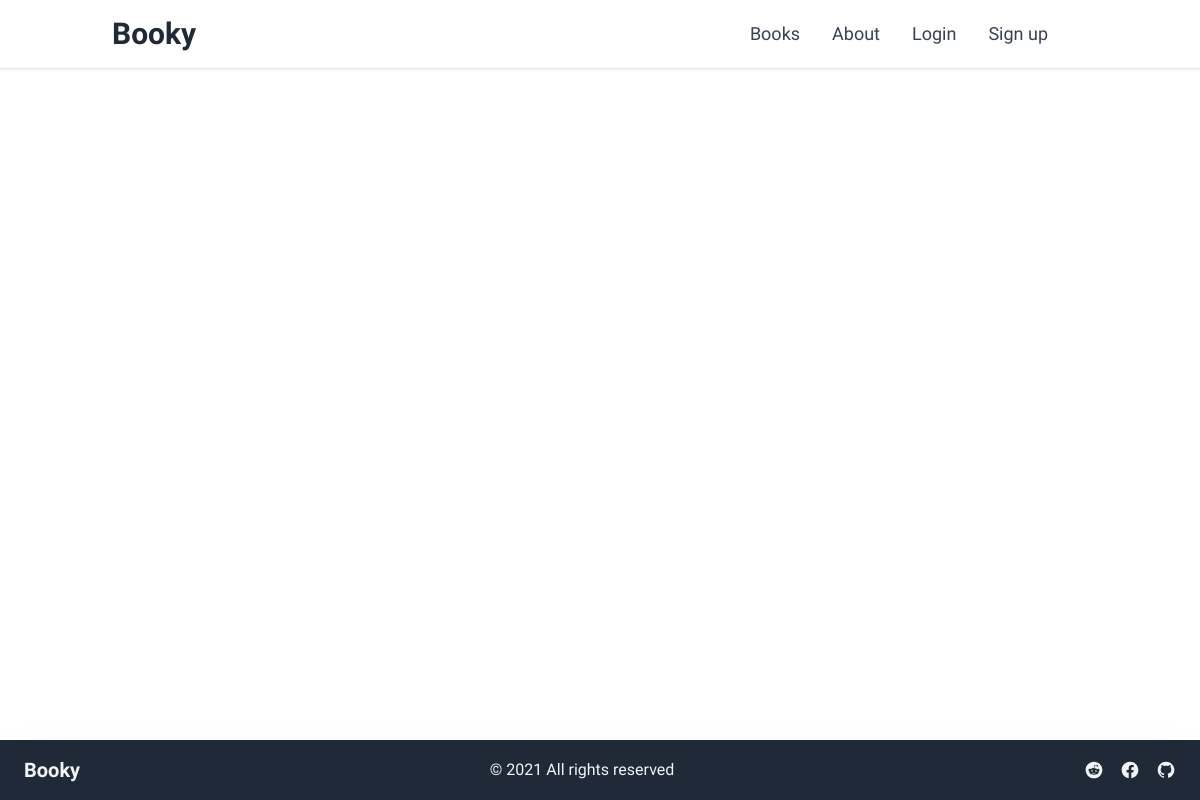
/books/, run on an earlier commit of the app's database.
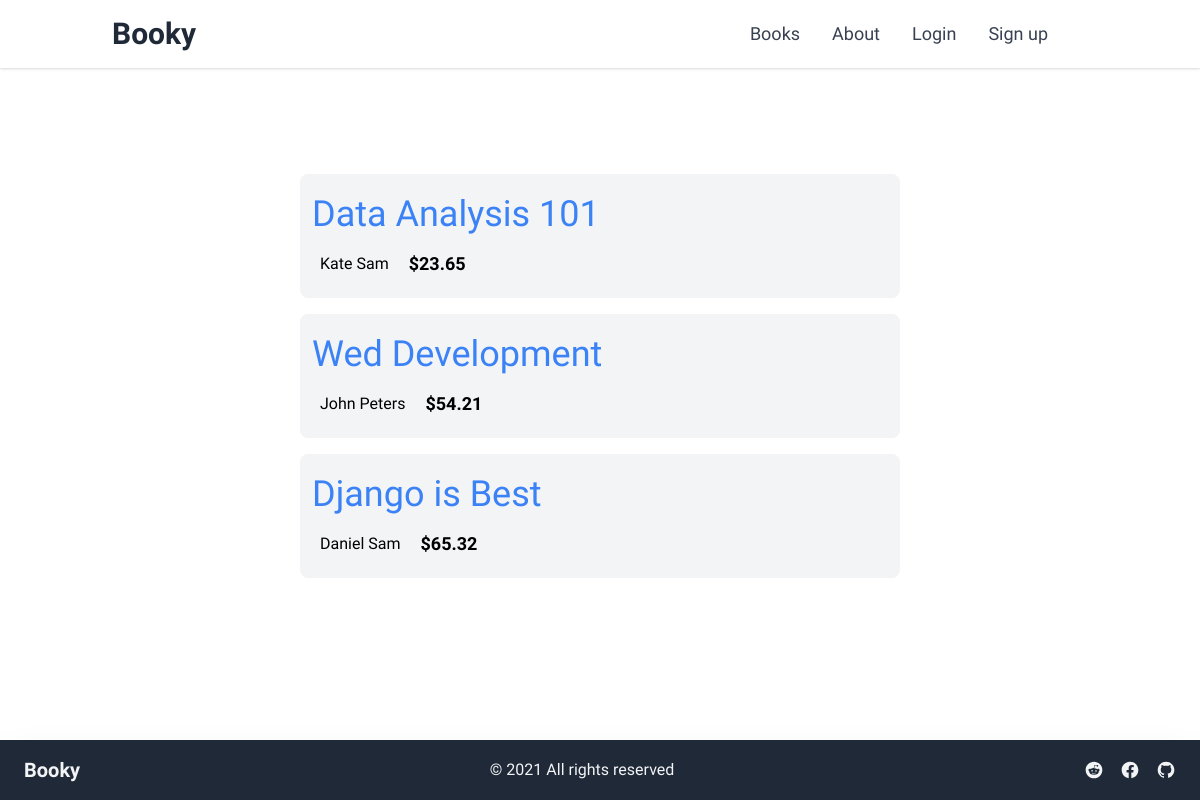
And on a later commit of the database.
### books/models.py (models this page shows, shortened)
class Book(models.Model):
    id = models.UUIDField(  # new
        primary_key=True,
        default=uuid.uuid4,
        editable=False)
    title = models.CharField(max_length=200)
    author = models.CharField(max_length=200)
    price = models.DecimalField(max_digits=6, decimal_places=2)
    def get_absolute_url(self):  # new
        return reverse('book', args=[str(self.id)])

### books/views.py (the view)
# urls.py: path('', BookListView.as_view(), name="books"),
class BookListView(ListView):
    model = Book
    context_object_name = 'books'
    template_name = "books/book_list.html"

### templates/books/book_list.html (shortened to what this page needs)
{% extends "base.html" %} {% load static %}
{% block content %}
<div class="flex flex-col w-1/2 ml-auto mr-auto space-y-4">
   {% for book in books %}
     <div class="px-3 py-3 bg-gray-100 rounded-lg">
         <h2 class="py-2 text-4xl font-light"><a class="text-blue-500" href="{{ book.get_absolute_url }}">{{book.title}}</a></h2>
         <div class="flex space-x-3">
          <p class="inline-flex items-center justify-center px-2 py-1 text-light">{{book.author}}</p>
          <p class="py-2 text-lg font-bold">${{book.price}}</p>
      </div>
     </div>
   {% endfor %}
</div>
{% endblock %}

### templates/base.html (shortened to what this page needs)
{% load static %}
<!DOCTYPE html>
<html lang="en">
  <head>
    <link
      href="https://unpkg.com/tailwindcss@^2/dist/tailwind.min.css"
      rel="stylesheet"
    />
    <link rel="stylesheet" href="{% static 'css/styles.css' %}" />
  </head>
  <body>
    <div class="flex flex-col justify-between h-screen">
      {% include '_nav.html' %}
      <main class="">{% block content %}{% endblock %}</main>
      {% include '_footer.html' %}
    </div>
  </body>
</html>

### templates/_nav.html (shortened to what this page needs)
<nav class="bg-white shadow dark:bg-gray-800">
    <div class="container px-6 py-4 mx-auto md:flex md:justify-between md:items-center">
        <div class="flex items-center justify-between">
            <div>
                <a class="text-2xl font-bold text-gray-800 dark:text-white lg:text-3xl hover:text-gray-700 dark:hover:text-gray-300" href="/">Booky</a>
            </div>
        </div>
        <div class="items-center md:flex">
            <div class="flex flex-col md:flex-row md:mx-6">
                <a class="my-1 text-lg font-medium text-gray-700 dark:text-gray-200 hover:text-indigo-500 dark:hover:text-indigo-400 md:mx-4 md:my-0" href="{% url 'books' %}">Books</a>
                <a class="my-1 text-lg font-medium text-gray-700 dark:text-gray-200 hover:text-indigo-500 dark:hover:text-indigo-400 md:mx-4 md:my-0" href="{% url 'about' %}">About</a>
                {% if user.is_authenticated %}
                <p class="text-lg text-blue-400">Hi {{ user.username| capfirst }}!</p>
                <a class="my-1 text-lg font-medium text-gray-700 dark:text-gray-200 hover:text-indigo-500 dark:hover:text-indigo-400 md:mx-4 md:my-0" href="{% url 'account_logout' %}">Logout</a>
                {% else %}
                <a class="my-1 text-lg font-medium text-gray-700 dark:text-gray-200 hover:text-indigo-500 dark:hover:text-indigo-400 md:mx-4 md:my-0" href="{% url 'account_login' %}">Login</a>
                <a class="my-1 text-lg font-medium text-gray-700 dark:text-gray-200 hover:text-indigo-500 dark:hover:text-indigo-400 md:mx-4 md:my-0" href="{% url 'account_signup' %}">Sign up</a>
                {% endif %}
            </div>
        </div>
    </div>
</nav>

### templates/_footer.html (shortened to what this page needs)
        <footer class="flex flex-col items-center justify-between px-6 py-4 bg-gray-800 shadow-2xl mt-14 dark:bg-gray-800 sm:flex-row">
            <a href="#" class="text-xl font-bold text-gray-100 dark:text-white hover:text-gray-700 dark:hover:text-gray-300">Booky</a>
            <p class="py-2 text-gray-100 dark:text-white sm:py-0">&copy; 2021  All rights reserved</p>
            <div class="flex -mx-2">
                <a href="#" class="mx-2 text-gray-100 dark:text-gray-300 hover:text-gray-500 dark:hover:text-gray-300" aria-label="Reddit">
                </a>
                <a href="#" class="mx-2 text-gray-100 dark:text-gray-300 hover:text-gray-500 dark:hover:text-gray-300"
                    aria-label="Facebook">
                </a>
                <a href="#" class="mx-2 text-gray-100 dark:text-gray-300 hover:text-gray-500 dark:hover:text-gray-300" aria-label="Github">
                </a>
            </div>
        </footer>

### static/css/styles.css (style rules this page uses)
body { font-family: "Open Sans Condensed", sans-serif; }

What changed in the data, as far as the page shows it:
added Book: title "Data Analysis 101", author "Kate Sam", price "23.65"
added Book: title "Wed Development", author "John Peters", price "54.21"
added Book: title "Django is Best", author "Daniel Sam", price "65.32"
